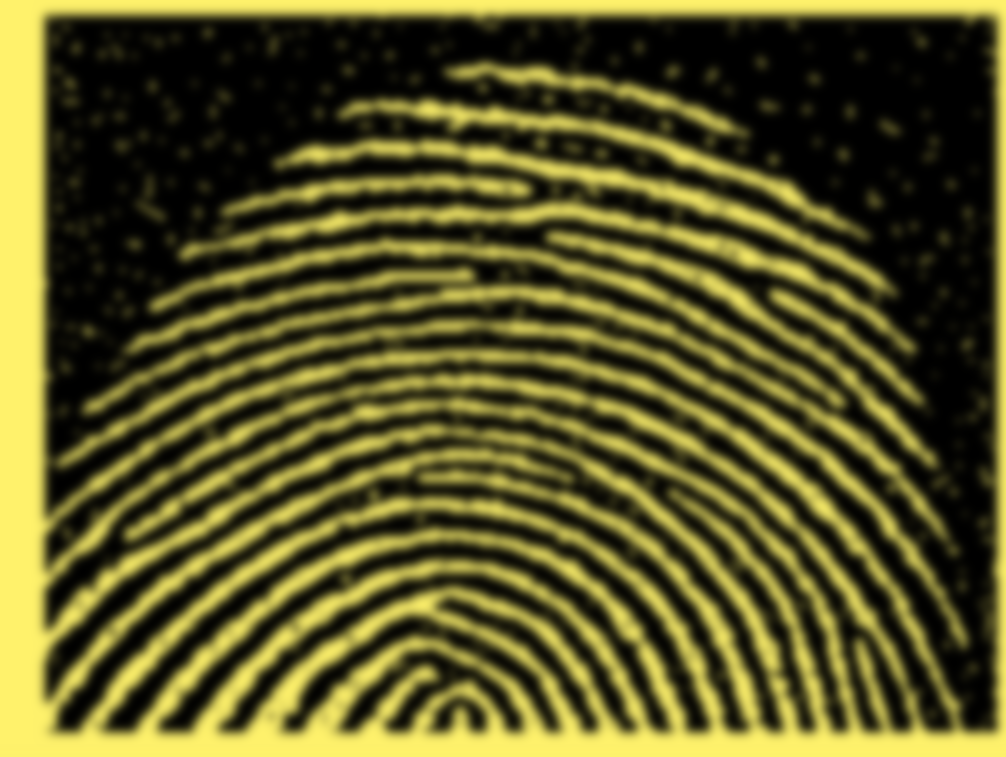
#> input picture Practices/Image filtering/Datasets/huella1.png, 1006 x 757 px
$ jupyter execute Filtering.ipynb
#> lines starting #> are read from the running program, lines starting #| are printed output that depends on the picture; after the words box and inside, x2 and y2 are one past the last pixel; in counts of white or black regions, pixels touching at a corner belong together
### Libraries

[cell 1]
# Determinadas
import numpy as np
import pandas
import matplotlib.pyplot as plt
import copy
import math

# Procesamiento de imágenes
import numpy as np
import cv2
from scipy import ndimage as ndi

### Functions

[cell 2]
def dilate(img, kernel):
    # Obtener forma de la máscara.
    h_kernel, w_kernel = kernel.shape

    # Obtener forma de la imagen.
    h, w = img.shape

    # Nueva imagen resultado.
    newImg = np.zeros_like(img)

    # Nueva imagen aumentada.
    extended_mat = np.zeros((h+h_kernel-1,w+w_kernel-1), dtype=int)

    # Obtener pisos de las dimensiones de la máscara.
    h_floor = math.floor(h_kernel/2)
    w_floor = math.floor(w_kernel/2)

    # Rellenar matriz aumentada.
    extended_mat[ h_floor:h+h_floor, w_floor:w+w_floor ] = img

    for i in range(h+h_kernel-1):
        for j in range(w+w_kernel-1):
            if (i >= h_floor and i < h+h_floor) and (j >= w_floor and j < w+w_floor):
                # Obtener región.
                region = extended_mat[i-h_floor:i+h_floor+1, j-w_floor:j+w_floor+1]

                # Restar matrices.
                imgCheck = kernel - region

                # Contar número de ceros.
                non_zero_count = np.count_nonzero(imgCheck==0)

                # Si hay un hit.
                if non_zero_count > 0:
                    # Encender el pixel.
                    newImg[i-h_floor,j-w_floor] = 1
                else:
                    # Apagar el pixel.
                    newImg[i-h_floor,j-w_floor] = 0

    return newImg

[cell 3]
def erode(img, kernel):
    # Suma total del kernel.
    total_sum = np.sum(kernel)

    # Obtener forma de la máscara.
    h_kernel, w_kernel = kernel.shape

    # Obtener forma de la imagen.
    h, w = img.shape

    # Nueva imagen resultado.
    newImg = np.zeros_like(img)

    # Nueva imagen aumentada.
    extended_mat = np.zeros((h+h_kernel-1,w+w_kernel-1), dtype=int)

    # Obtener pisos de las dimensiones de la máscara.
    h_floor = math.floor(h_kernel/2)
    w_floor = math.floor(w_kernel/2)

    # Rellenar matriz aumentada.
    extended_mat[ h_floor:h+h_floor, w_floor:w+w_floor ] = img


    for i in range(h+h_kernel-1):
        for j in range(w+w_kernel-1):
            if (i >= h_floor and i < h+h_floor) and (j >= w_floor and j < w+w_floor):
                # Obtener región.
                region = extended_mat[i-h_floor:i+h_floor+1, j-w_floor:j+w_floor+1]

                # Restar matrices.
                imgCheck = kernel - region # (13x13)

                # Contar número de ceros.
                non_zero_count = np.count_nonzero(imgCheck==0)

                # Si hay un fit.
                if non_zero_count == total_sum:
                    # Encender el pixel.
                    newImg[i-h_floor,j-w_floor] = 1
                else:
                    # Apagar el pixel.
                    newImg[i-h_floor,j-w_floor] = 0

    return newImg

### <br><br><br><br><br>1) First image

### Load Image

[cell 4]
# Cargar imagen.
img1 = cv2.imread('Datasets/huella1.png')
#> img1 is the input picture: shape (757, 1006, 3); mean B, G, R 38.6, 87.2, 91.5

# Imagen a escala de grises.
img1 = cv2.cvtColor(img1, cv2.COLOR_BGR2GRAY)
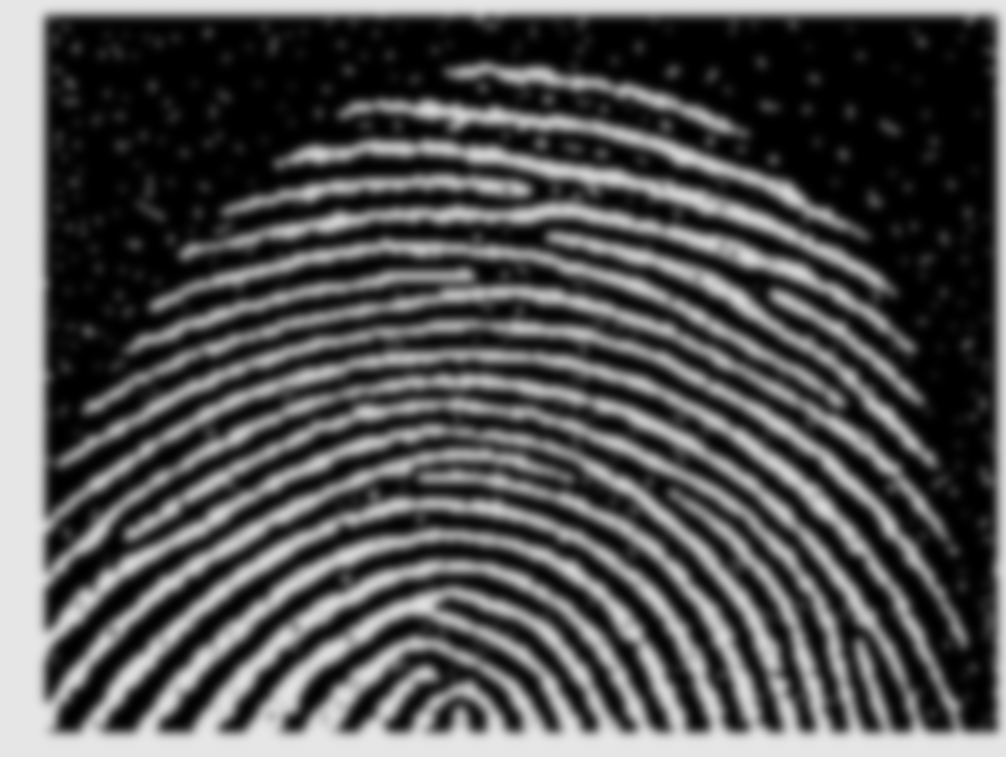
#> img1: shape (757, 1006); min 0, max 230, mean 82.9

# Copiar imagen original.
imgT = img1.copy()

# Umbralizar.
threshold = 111
imgT[imgT <= threshold] = 0
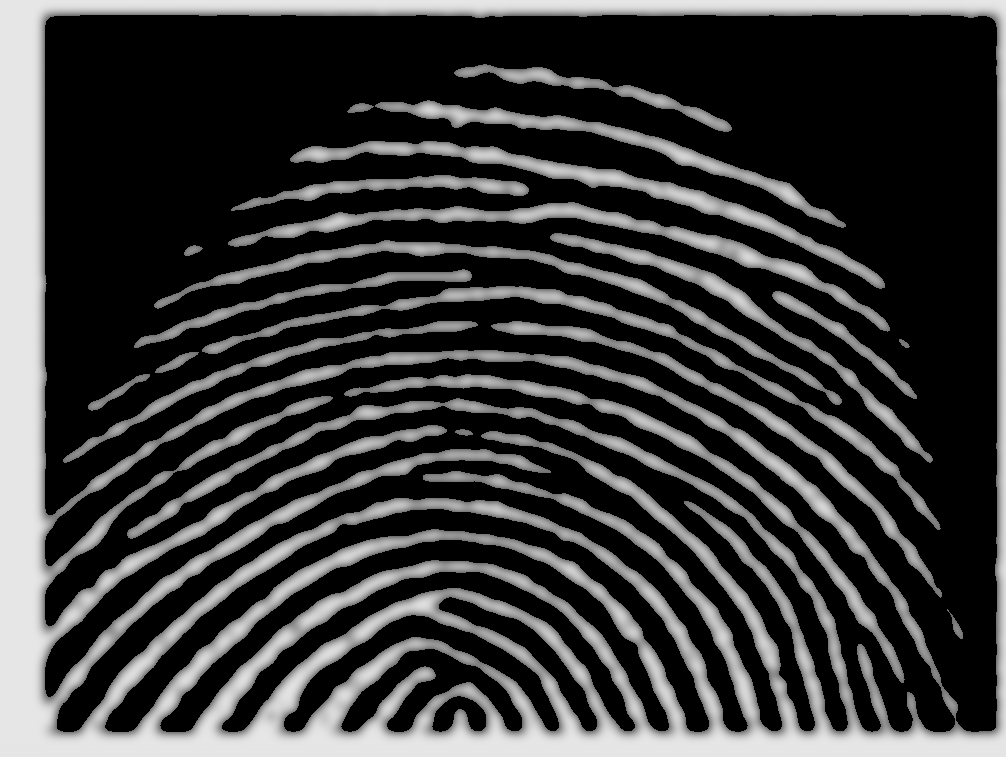
#> imgT: shape (757, 1006); min 0, max 230, mean 59.9
imgT[imgT > threshold] = 1
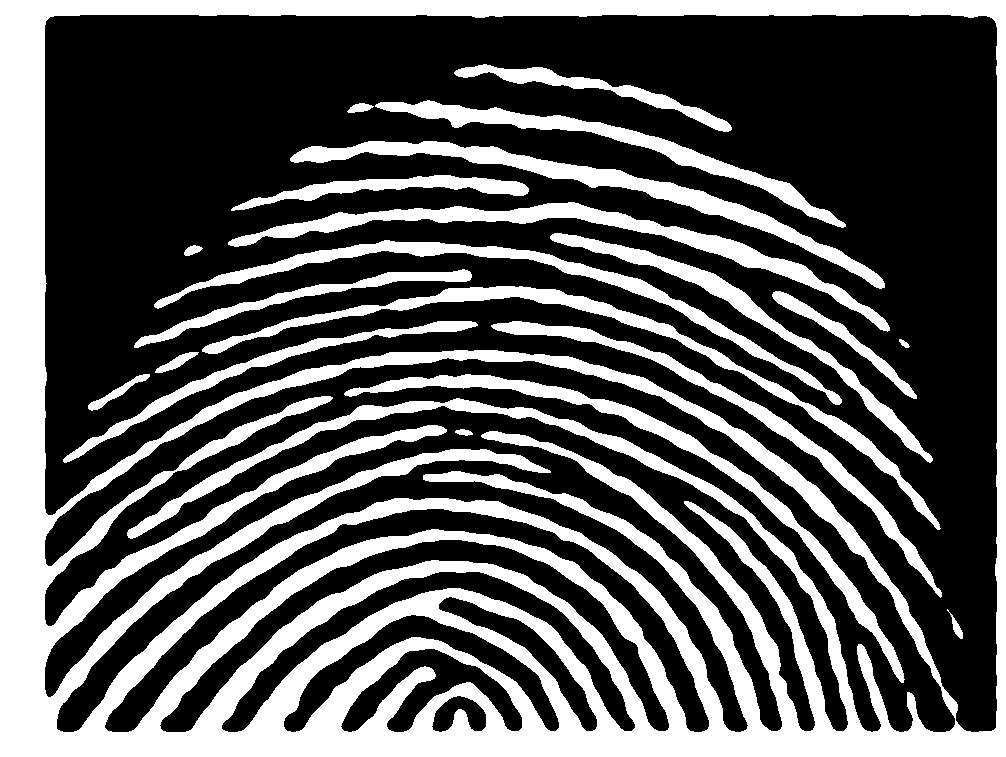
#> imgT: shape (757, 1006); values 0 (black) and 1 (white), 34.9% white; 21 white regions, largest, box (x1, y1, x2, y2) and area: (0, 0, 1006, 757) 189091, (228, 202, 890, 332) 8929, (290, 141, 885, 289) 8900

# Obtener forma de la imagen.
h, w = imgT.shape
#> h = 757; w = 1006

# Mostrar imagen.
plt.figure(figsize=(7,7))
plt.imshow(img1, cmap="gray")
plt.show()

### Apply algorithm

[cell 5]
# Custom kernel.
kernel = [[1,1,1],
          [1,1,1],
          [1,1,1]]

# A np array.
kernel = np.asarray(kernel)

# Aplicar Custom Open (primero se erosiona y después se dilata)
newImg1 = erode(imgT.copy(), kernel)
#> in erode, `extended_mat[ h_floor:h+h_floor, w_floor:w+w_floor ] = img`: extended_mat: shape (759, 1008) int64; values 0 (black) and 1 (white), 34.7% white; 21 white regions, largest, box (x1, y1, x2, y2) and area: (1, 1, 1007, 758) 189091, (229, 203, 891, 333) 8929, (291, 142, 886, 290) 8900
#> after the loop in erode, `for i in range(h+h_kernel-1):`: newImg: shape (757, 1006); values 0 (black) and 1 (white), 29% white; 24 white regions (2 under 20 px), largest, box (x1, y1, x2, y2) and area: (1, 1, 1005, 756) 159954, (291, 142, 884, 288) 7366, (229, 203, 889, 330) 7238
newImg1 = dilate(newImg1.copy(), kernel)
#> in dilate, `extended_mat[ h_floor:h+h_floor, w_floor:w+w_floor ] = img`: extended_mat: shape (759, 1008) int64; values 0 (black) and 1 (white), 28.8% white; 24 white regions (2 under 20 px), largest, box (x1, y1, x2, y2) and area: (2, 2, 1006, 757) 159954, (292, 143, 885, 289) 7366, (230, 204, 890, 331) 7238
#> after the loop in dilate, `for i in range(h+h_kernel-1):`: newImg: shape (757, 1006); values 0 (black) and 1 (white), 34.9% white; 23 white regions, largest, box (x1, y1, x2, y2) and area: (0, 0, 1006, 757) 187047, (228, 202, 890, 331) 8928, (290, 141, 885, 289) 8900

# Mostrar imagen.
plt.figure(figsize=(12,12))
plt.subplot(1,2,1)
plt.imshow(img1, cmap="gray")
plt.title("Original - huella1.png")
plt.subplot(1,2,2)
plt.imshow(newImg1, cmap="gray")
plt.title("Custom Open")
plt.show()

### <br><br><br><br><br>2) Second image

### Load Image

[cell 6]
# Cargar imagen.
img2 = cv2.imread('Datasets/huella2.png')
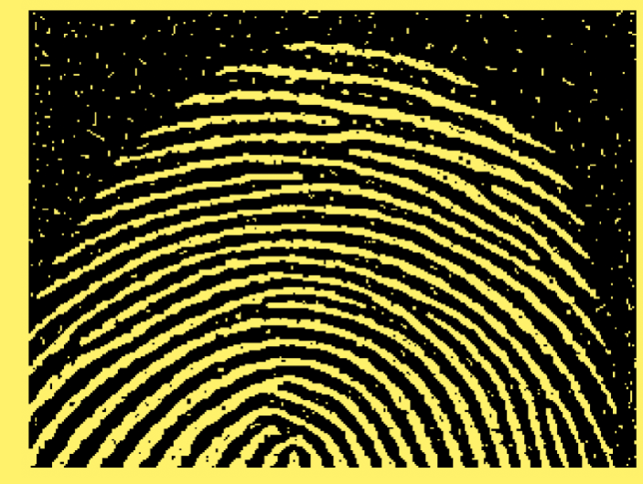
#> input picture Practices/Image filtering/Datasets/huella2.png, 643 x 484 px
#> img2 is the input picture: shape (484, 643, 3); mean B, G, R 38.8, 87.6, 92.1

# Imagen a escala de grises.
img2 = cv2.cvtColor(img2, cv2.COLOR_BGR2GRAY)
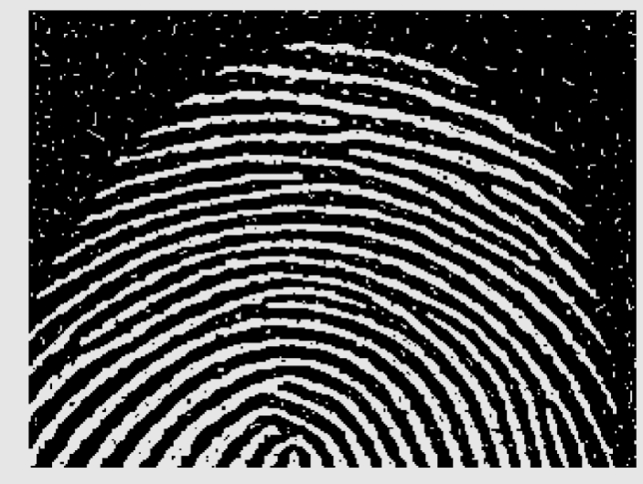
#> img2: shape (484, 643); min 0, max 240, mean 83.4

# Binarizar.
img2[img2 > 0] = 1
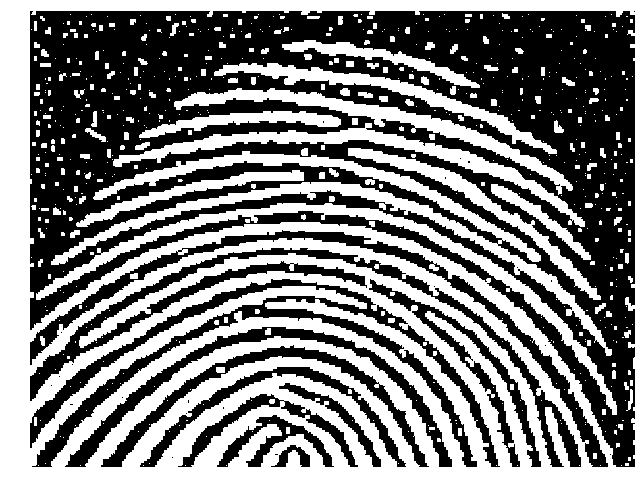
#> img2: shape (484, 643); values 0 (black) and 1 (white), 48.6% white; 708 white regions (538 under 20 px), largest, box (x1, y1, x2, y2) and area: (0, 0, 643, 484) 101050, (51, 151, 612, 356) 10829, (36, 203, 617, 415) 6568

# Obtener forma de la imagen.
h, w = img2.shape
#> h = 484; w = 643

# Mostrar imagen.
plt.figure(figsize=(7,7))
plt.imshow(img2, cmap="gray")
plt.show()

### Apply algorithm

[cell 7]
# Custom kernel.
kernel = [[1,1,1],
          [1,1,1],
          [1,1,1]]

# A np array.
kernel = np.asarray(kernel)

# Aplicar Custom Open (primero se erosiona y después se dilata)
newImg2 = erode(img2.copy(), kernel)
#> in erode (call 2), `extended_mat[ h_floor:h+h_floor, w_floor:w+w_floor ] = img`: extended_mat: shape (486, 645) int64; values 0 (black) and 1 (white), 48.3% white; 708 white regions (538 under 20 px), largest, box (x1, y1, x2, y2) and area: (1, 1, 644, 485) 101050, (52, 152, 613, 357) 10829, (37, 204, 618, 416) 6568
#> after the loop in erode (call 2), `for i in range(h+h_kernel-1):`: newImg: shape (484, 643); values 0 (black) and 1 (white), 36.7% white; 353 white regions (316 under 20 px), largest, box (x1, y1, x2, y2) and area: (1, 1, 642, 483) 80299, (37, 204, 616, 414) 4681, (52, 183, 605, 347) 4250
newImg2 = erode(newImg2.copy(), kernel)
#> in erode (call 3), `extended_mat[ h_floor:h+h_floor, w_floor:w+w_floor ] = img`: extended_mat: shape (486, 645) int64; values 0 (black) and 1 (white), 36.4% white; 353 white regions (316 under 20 px), largest, box (x1, y1, x2, y2) and area: (2, 2, 643, 484) 80299, (38, 205, 617, 415) 4681, (53, 184, 606, 348) 4250
#> after the loop in erode (call 3), `for i in range(h+h_kernel-1):`: newImg: shape (484, 643); values 0 (black) and 1 (white), 26% white; 106 white regions (75 under 20 px), largest, box (x1, y1, x2, y2) and area: (2, 2, 641, 482) 54839, (103, 224, 568, 374) 2809, (176, 90, 566, 184) 2729
newImg2 = erode(newImg2.copy(), kernel)
#> in erode (call 4), `extended_mat[ h_floor:h+h_floor, w_floor:w+w_floor ] = img`: extended_mat: shape (486, 645) int64; values 0 (black) and 1 (white), 25.8% white; 106 white regions (75 under 20 px), largest, box (x1, y1, x2, y2) and area: (3, 3, 642, 483) 54839, (104, 225, 569, 375) 2809, (177, 91, 567, 185) 2729
#> after the loop in erode (call 4), `for i in range(h+h_kernel-1):`:
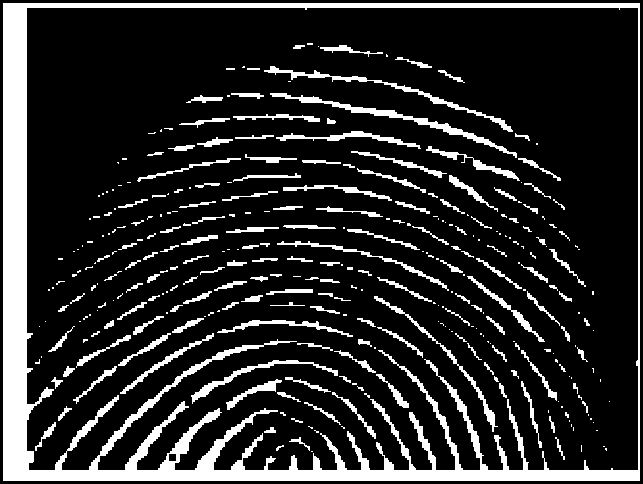
#> newImg: shape (484, 643); values 0 (black) and 1 (white), 16.5% white; 335 white regions (171 under 20 px), largest, box (x1, y1, x2, y2) and area: (3, 3, 640, 481) 30184, (270, 93, 517, 158) 1296, (264, 66, 513, 132) 1039
newImg2 = dilate(newImg2.copy(), kernel)
#> in dilate (call 2), `extended_mat[ h_floor:h+h_floor, w_floor:w+w_floor ] = img`: extended_mat: shape (486, 645) int64; values 0 (black) and 1 (white), 16.4% white; 335 white regions (171 under 20 px), largest, box (x1, y1, x2, y2) and area: (4, 4, 641, 482) 30184, (271, 94, 518, 159) 1296, (265, 67, 514, 133) 1039
#> after the loop in dilate (call 2), `for i in range(h+h_kernel-1):`:
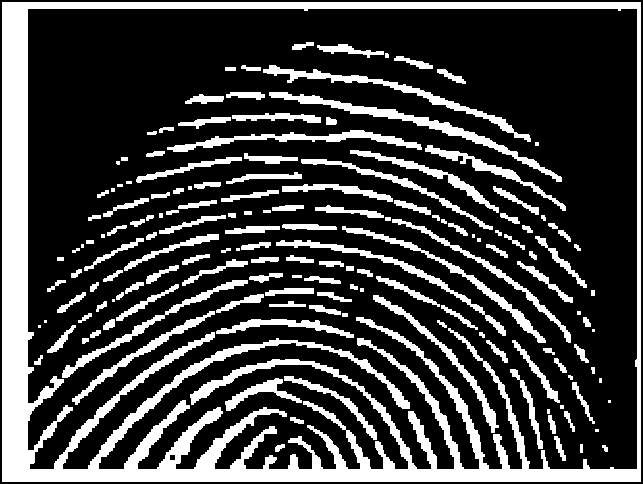
#> newImg: shape (484, 643); values 0 (black) and 1 (white), 25.4% white; 160 white regions (24 under 20 px), largest, box (x1, y1, x2, y2) and area: (2, 2, 641, 482) 43228, (269, 92, 562, 182) 2216, (263, 65, 531, 142) 1814
newImg2 = dilate(newImg2.copy(), kernel)
#> in dilate (call 3), `extended_mat[ h_floor:h+h_floor, w_floor:w+w_floor ] = img`:
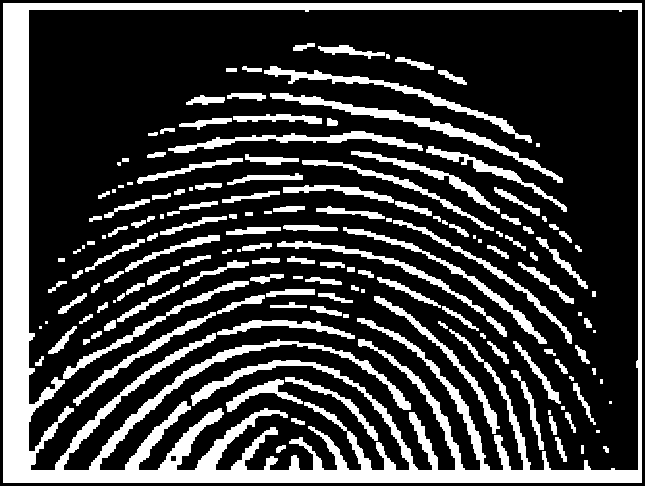
#> extended_mat: shape (486, 645) int64; values 0 (black) and 1 (white), 25.2% white; 160 white regions (24 under 20 px), largest, box (x1, y1, x2, y2) and area: (3, 3, 642, 483) 43228, (270, 93, 563, 183) 2216, (264, 66, 532, 143) 1814
#> after the loop in dilate (call 3), `for i in range(h+h_kernel-1):`:
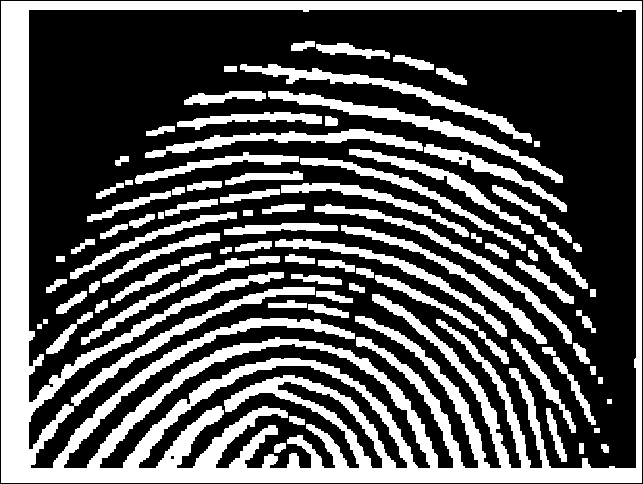
#> newImg: shape (484, 643); values 0 (black) and 1 (white), 34.6% white; 86 white regions, largest, box (x1, y1, x2, y2) and area: (1, 1, 642, 483) 63792, (268, 91, 563, 183) 2996, (240, 64, 532, 143) 2689

# Mostrar imagen.
plt.figure(figsize=(12,12))
plt.subplot(1,2,1)
plt.imshow(img2, cmap="gray")
plt.title("Original - huella2.png")
plt.subplot(1,2,2)
plt.imshow(newImg2, cmap="gray")
plt.title("Custom Open")
plt.show()
